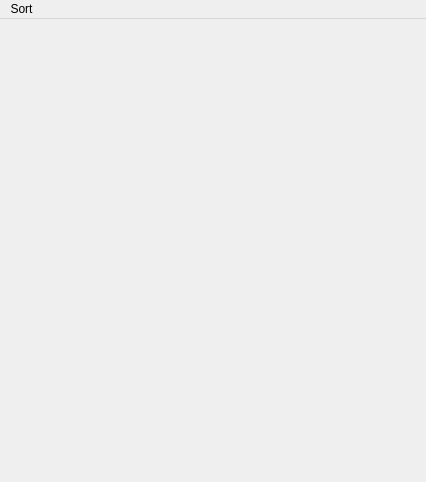
<?xml version="1.0" encoding="UTF-8"?>
<ui version="4.0">
 <class>History_Window</class>
 <widget class="QMainWindow" name="History_Window">
  <property name="geometry">
   <rect>
    <x>0</x>
    <y>0</y>
    <width>426</width>
    <height>482</height>
   </rect>
  </property>
  <property name="minimumSize">
   <size>
    <width>426</width>
    <height>482</height>
   </size>
  </property>
  <property name="maximumSize">
   <size>
    <width>426</width>
    <height>482</height>
   </size>
  </property>
  <property name="windowTitle">
   <string>MainWindow</string>
  </property>
  <property name="tabShape">
   <enum>QTabWidget::Rounded</enum>
  </property>
  <widget class="QWidget" name="centralwidget">
   <layout class="QVBoxLayout" name="verticalLayout">
    <item>
     <widget class="QScrollArea" name="History_scrollArea">
      <property name="frameShape">
       <enum>QFrame::NoFrame</enum>
      </property>
      <property name="frameShadow">
       <enum>QFrame::Sunken</enum>
      </property>
      <property name="widgetResizable">
       <bool>true</bool>
      </property>
      <widget class="QWidget" name="scrollAreaWidgetContents">
       <property name="geometry">
        <rect>
         <x>0</x>
         <y>0</y>
         <width>408</width>
         <height>443</height>
        </rect>
       </property>
       <layout class="QVBoxLayout" name="verticalLayout_2"/>
      </widget>
     </widget>
    </item>
   </layout>
  </widget>
  <widget class="QMenuBar" name="menubar">
   <property name="geometry">
    <rect>
     <x>0</x>
     <y>0</y>
     <width>426</width>
     <height>21</height>
    </rect>
   </property>
   <widget class="QMenu" name="menuSort">
    <property name="title">
     <string>Sort</string>
    </property>
    <addaction name="actionOldest_First"/>
    <addaction name="actionNewest_First"/>
   </widget>
   <addaction name="menuSort"/>
  </widget>
  <action name="actionOldest_First">
   <property name="text">
    <string>Oldest First</string>
   </property>
  </action>
  <action name="actionNewest_First">
   <property name="text">
    <string>Newest First</string>
   </property>
  </action>
 </widget>
 <resources/>
 <connections/>
</ui>
